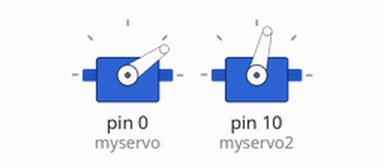
Bench run of a sketch on a simulated Arduino Uno, built with avr-gcc and run on an emulated ATmega328P. Parts: 2 × servo.

Above: at 18.95 s.
Timing chart, 0 to 46.6 s (numbered marks = the images above):
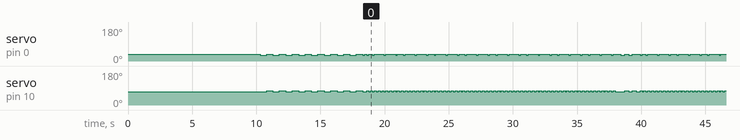

Measured:
- by itself, servo on pin 0 (myservo): moves between 30° and 35°, repeating every 50.6 s
- by itself, servo on pin 10 (myservo2): 70° → 76° at 10.8 s, → 70° 0.50 s later, → 76° 0.50 s later, → 70° 0.50 s later, … (719 changes in this stretch)

The sketch:

Pemukul_bedug.ino
```cpp
#include <Servo.h>

Servo myservo;
Servo myservo2;


void setup()
{
  myservo.attach(0);
  myservo2.attach(10);
  myservo.write(35);
  myservo2.write(70);
  delay(10000);
  delay(300);

   myservo.write(30);
   for(int i = 0; i<2; i++){
    delay(500);

    myservo2.write(76);
    myservo.write(35);
    delay(500);
    myservo2.write(70);
    myservo.write(30);
    delay(500);
    myservo2.write(76);
    myservo.write(35);
    delay(500);
    myservo2.write(70);
    myservo.write(30);
    delay(500);
    myservo2.write(76);
    myservo.write(35);
    delay(500);
    myservo2.write(70);
    myservo.write(30);
    delay(500);
    myservo2.write(76);
    myservo.write(35);
    delay(500);
    myservo2.write(70);
    myservo.write(30);
   }
    delay(150);
    myservo.write(35);
    delay(150);
    myservo2.write(76);
    myservo.write(30);
    delay(150);
    myservo2.write(70);
    myservo.write(35);
    delay(150);
}

void loop()
{
    for(int i =0; i<8;i++){
      myservo2.write(76);
      delay(150);
      myservo2.write(70);
      myservo.write(30);
      delay(150);
      myservo2.write(76);
      myservo.write(35);
      delay(150);
      myservo2.write(70);
      delay(150);
      myservo2.write(76);
      delay(150);
      myservo2.write(70);
      delay(150);
      myservo2.write(76);
      delay(150);
      myservo2.write(70);
      myservo.write(30);
      delay(150);
      myservo2.write(76);
      myservo.write(35);
      delay(150);
      myservo2.write(70);
      delay(150);
      myservo2.write(76);
      delay(150);
      myservo2.write(70);
      delay(150);
      myservo2.write(76);
      delay(150);
      myservo2.write(70);
      myservo.write(30);
      delay(150);
      myservo2.write(76);
      myservo.write(35);
      delay(150);
      myservo2.write(70);
      delay(150);
    }

    delay(300);
    myservo.write(30);
    delay(300);
    myservo2.write(76);
    myservo.write(35);
    delay(300);
    myservo2.write(70);
    myservo.write(30);
    delay(300);
    myservo2.write(76);
    myservo.write(35);
    delay(300);
    myservo2.write(70);
    delay(300);
    myservo2.write(76);
    myservo.write(30);
    delay(150);
    myservo2.write(70);
    myservo.write(35);
    delay(150);
}
```
